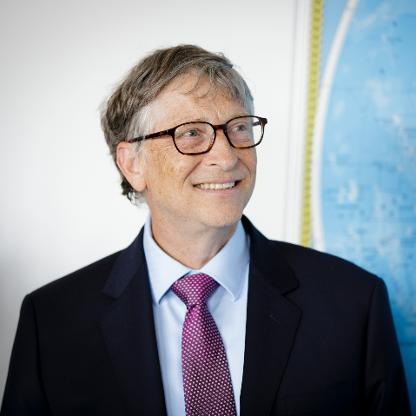
#> input picture opencv/bill.png, 416 x 416 px
$ python program5.py
#> lines starting #> are read from the running program, lines starting #| are printed output that depends on the picture
import cv2
import numpy as np

image = cv2.imread("./bill.png")
#> image is the input picture: shape (416, 416, 3); mean B, G, R 150.8, 144.8, 140.3
rows,cols = image.shape[:2]
#> rows = 416; cols = 416

for i in range(4):
    M = cv2.getRotationMatrix2D((image.shape[1] / 2, image.shape[0] / 2), -90, 1.0)
    image = cv2.warpAffine(image, M, (cols, rows))
    cv2.imshow("image", image)
    cv2.waitKey(0)
#> this loop made 4 passes
#> pass 1, `image = cv2.warpAffine(image, M, (cols, rows))`:
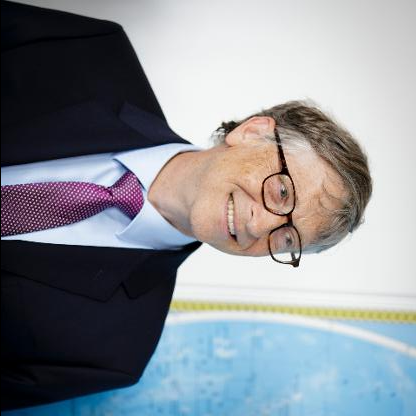
#> image: shape (416, 416, 3); mean B, G, R 150.3, 144.3, 139.9
#> pass 2, `image = cv2.warpAffine(image, M, (cols, rows))`:
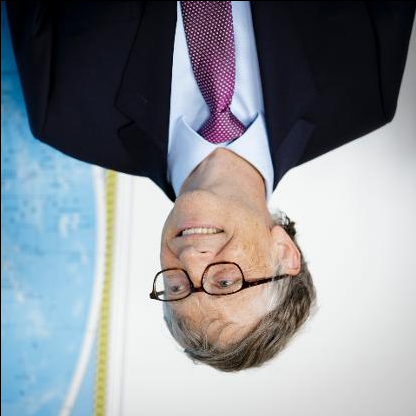
#> image: shape (416, 416, 3); mean B, G, R 149.8, 143.8, 139.4
#> pass 3, `image = cv2.warpAffine(image, M, (cols, rows))`:
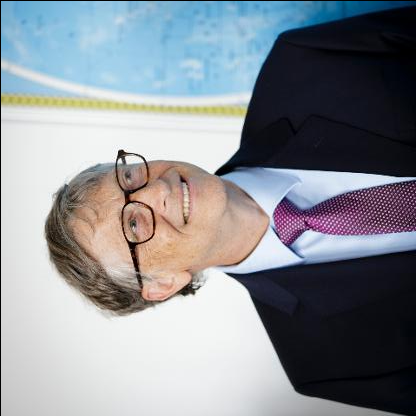
#> image: shape (416, 416, 3); mean B, G, R 149.8, 143.8, 139.4

cv2.destroyAllWindows()

$ run again, with opencv/darkimage.png copied over opencv/bill.png
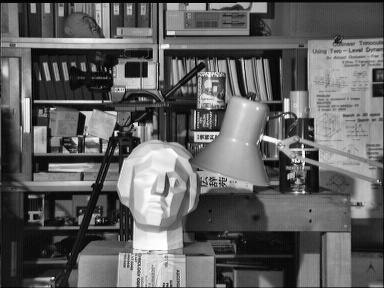
#> input picture opencv/darkimage.png, 384 x 288 px
#> image is the input picture: shape (288, 384, 3); min 0, max 255, mean 97.6
#> the loop `for i in range(4):` made 4 passes
#> pass 1, `image = cv2.warpAffine(image, M, (cols, rows))`:
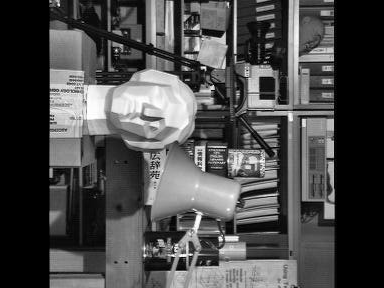
#> image: shape (288, 384, 3); min 0, max 255, mean 75
#> after the loop `for i in range(4):`:
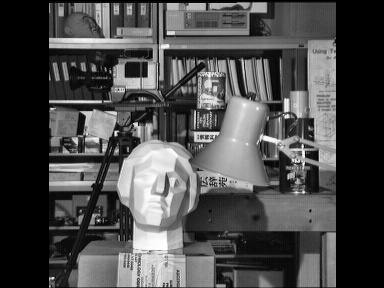
#> image: shape (288, 384, 3); min 0, max 255, mean 74.9
